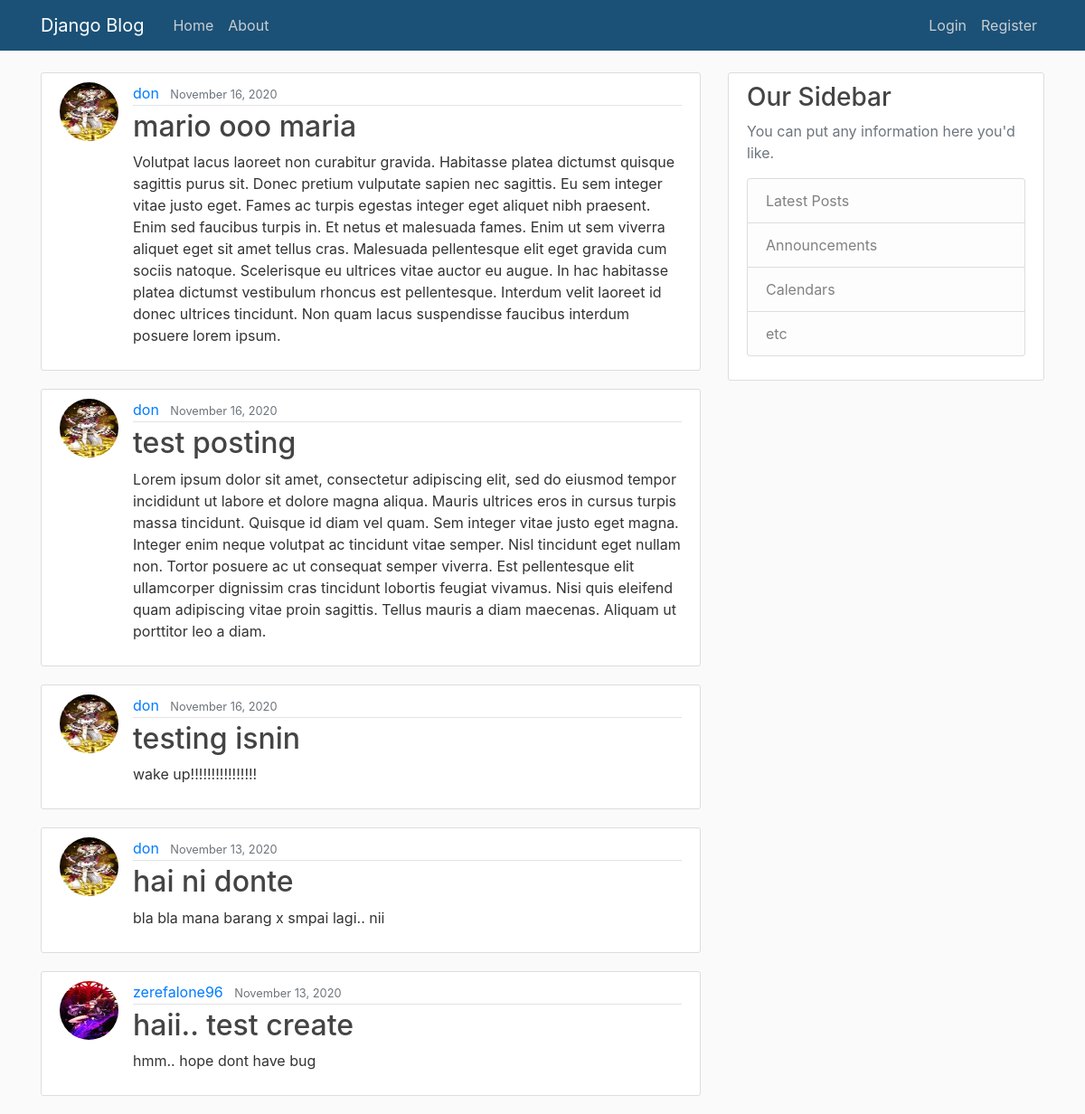
The page / on the database its author committed.
### blog/models.py (models this page shows, shortened)
class Post(models.Model):
    title = models.CharField(max_length=100)
    content = models.TextField()
    date_posted = models.DateTimeField(default=timezone.now)
    author = models.ForeignKey(User, on_delete=models.CASCADE)

### users/models.py (models this page shows, shortened)
class Profile(models.Model):
    user = models.OneToOneField(User, on_delete=models.CASCADE)
    image = models.ImageField(default='default.jpg', upload_to='profile_pics')

### blog/views.py (the view)
# urls.py: path('', PostListView.as_view(), name='blog-home'),
class PostListView(ListView):
    model = Post
    template_name = 'blog/home.html' # <app>/<model>_<viewtype>.html
    context_object_name = 'posts'
    ordering = ['-date_posted']
    paginate_by = 5

### blog/templates/blog/home.html
{% extends "blog/base.html" %}
{% block content %}
        {% for post in posts %}
        <article class="media content-section">
          <img class="rounded-circle article-img" src="{{ post.author.profile.image.url }}">
            <div class="media-body">
              <div class="article-metadata">
                <a class="mr-2" href="#">{{ post.author }}</a>
                <small class="text-muted">{{ post.date_posted|date:"F d, Y" }}</small>
              </div>
              <h2><a class="article-title" href="{% url 'post-detail' post.id %}">{{ post.title }}</a></h2>
              <p class="article-content">{{ post.content }}</p>
            </div>
          </article>
        {% endfor %}
{% endblock content %}

### blog/static/blog/main.css (style rules this page uses)
body { background: #fafafa; color: #333333; margin-top: 5rem; }
h1, h2, h3, h4, h5, h6 { color: #444444; }
.content-section { background: #ffffff; padding: 10px 20px; border: 1px solid #dddddd; border-radius: 3px; margin-bottom: 20px; }
.article-title { color: #444444; }
.article-content { white-space: pre-line; }
.article-img { height: 65px; width: 65px; margin-right: 16px; }
.article-metadata { padding-bottom: 1px; margin-bottom: 4px; border-bottom: 1px solid #e3e3e3 }

### rows shown on the page
Post: author.profile.image (picture), author "don", date_posted "November 16, 2020", title "mario ooo maria", content "Volutpat lacus laoreet non curabitur gravida. Habitasse platea dictumst quisque sagittis purus sit. Donec pretium vulputate sapien nec sagittis. Eu sem integer vitae justo eget. Fames ac turpis egestas integer eget aliquet nibh praesent. Enim sed faucibus turpis in. Et netus et malesuada fames. Enim ut sem viverra aliquet eget sit amet tellus cras. Malesuada pellentesque elit eget gravida cum sociis natoque. Scelerisque eu ultrices vitae auctor eu augue. In hac habitasse platea dictumst vestibulum rhoncus est pellentesque. Interdum velit laoreet id donec ultrices tincidunt. Non quam lacus suspendisse faucibus interdum posuere lorem ipsum."
Post: author.profile.image (picture), author "don", date_posted "November 16, 2020", title "test posting", content "Lorem ipsum dolor sit amet, consectetur adipiscing elit, sed do eiusmod tempor incididunt ut labore et dolore magna aliqua. Mauris ultrices eros in cursus turpis massa tincidunt. Quisque id diam vel quam. Sem integer vitae justo eget magna. Integer enim neque volutpat ac tincidunt vitae semper. Nisl tincidunt eget nullam non. Tortor posuere ac ut consequat semper viverra. Est pellentesque elit ullamcorper dignissim cras tincidunt lobortis feugiat vivamus. Nisi quis eleifend quam adipiscing vitae proin sagittis. Tellus mauris a diam maecenas. Aliquam ut porttitor leo a diam."
Post: author.profile.image (picture), author "don", date_posted "November 16, 2020", title "testing isnin", content "wake up!!!!!!!!!!!!!!!!"
Post: author.profile.image (picture), author "don", date_posted "November 13, 2020", title "hai ni donte", content "bla bla mana barang x smpai lagi.. nii"
Post: author.profile.image (picture), author "zerefalone96", date_posted "November 13, 2020", title "haii.. test create", content "hmm.. hope dont have bug"
